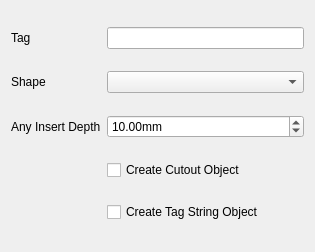
<?xml version="1.0" encoding="UTF-8"?>
<ui version="4.0">
 <class>Dialog</class>
 <widget class="QDialog" name="Dialog">
  <property name="geometry">
   <rect>
    <x>0</x>
    <y>0</y>
    <width>315</width>
    <height>252</height>
   </rect>
  </property>
  <property name="sizePolicy">
   <sizepolicy hsizetype="Expanding" vsizetype="Minimum">
    <horstretch>0</horstretch>
    <verstretch>0</verstretch>
   </sizepolicy>
  </property>
  <property name="windowTitle">
   <string>Dialog</string>
  </property>
  <layout class="QGridLayout" name="gridLayout_2">
   <item row="1" column="0">
    <widget class="QLabel" name="label_3">
     <property name="text">
      <string>Shape</string>
     </property>
    </widget>
   </item>
   <item row="2" column="0">
    <widget class="QLabel" name="label">
     <property name="text">
      <string>Any Insert Depth</string>
     </property>
    </widget>
   </item>
   <item row="2" column="1">
    <widget class="QDoubleSpinBox" name="AnyInsertDepth">
     <property name="suffix">
      <string>mm</string>
     </property>
     <property name="value">
      <double>10.000000000000000</double>
     </property>
    </widget>
   </item>
   <item row="0" column="1">
    <widget class="QLineEdit" name="AnyTag">
     <property name="maxLength">
      <number>6</number>
     </property>
    </widget>
   </item>
   <item row="0" column="0">
    <widget class="QLabel" name="label_2">
     <property name="text">
      <string>Tag</string>
     </property>
    </widget>
   </item>
   <item row="1" column="1">
    <widget class="QComboBox" name="shapesAvailable"/>
   </item>
   <item row="3" column="1">
    <widget class="QCheckBox" name="createCutoutObject">
     <property name="text">
      <string>Create Cutout Object</string>
     </property>
    </widget>
   </item>
   <item row="4" column="1">
    <widget class="QCheckBox" name="createTagObject">
     <property name="text">
      <string>Create Tag String Object</string>
     </property>
    </widget>
   </item>
  </layout>
 </widget>
 <resources/>
 <connections/>
</ui>
